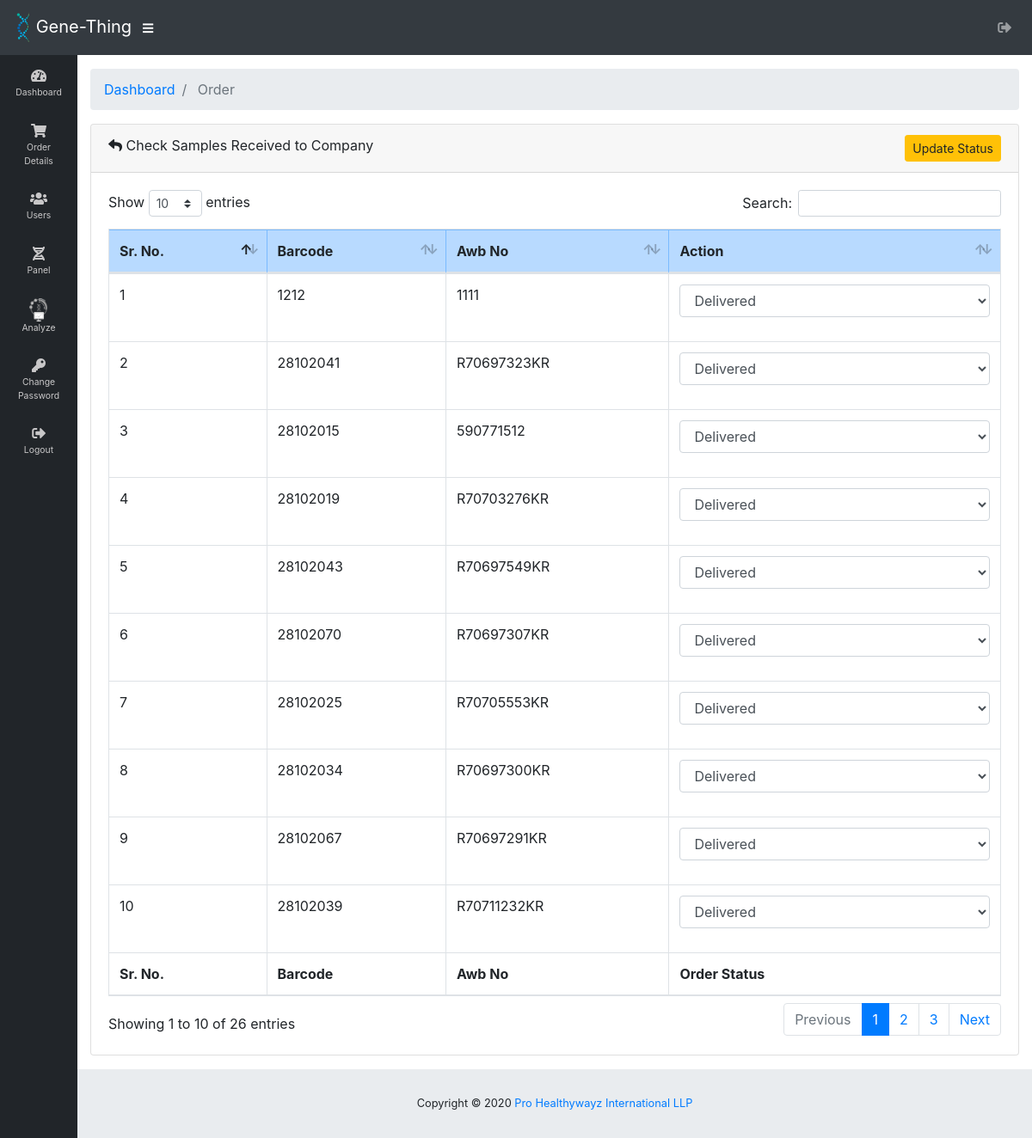
/HealthyWayz/recieved_to_company.php (signed in), run on the app's committed database.
### tables this page shows
CREATE TABLE `user_details` (
  `id` int(255) NOT NULL,
  `user_id` varchar(255) NOT NULL,
  `name` varchar(255) NOT NULL,
  `email` varchar(255) NOT NULL,
  `contact_no` varchar(255) NOT NULL,
  `dob` date NOT NULL,
  `gender` varchar(255) NOT NULL,
  `organisation` varchar(255) NOT NULL,
  `designation` varchar(255) NOT NULL,
  `address` text NOT NULL,
  `city` varchar(255) NOT NULL,
  `country` varchar(255) NOT NULL,
  `pincode` varchar(255) NOT NULL,
  `photo` longblob,
  `weight` varchar(255) NOT NULL,
  `fat_percentage` varchar(255) NOT NULL,
  `rhr` varchar(255) NOT NULL,
  `bmi` varchar(255) NOT NULL,
  `blood_group` varchar(255) NOT NULL,
  `physical_activity` varchar(255) NOT NULL,
  `type_of_exercises` varchar(255) NOT NULL,
  `exercise_details` varchar(255) NOT NULL,
  `diet_preference` varchar(255) NOT NULL,
  `eat_out` varchar(255) NOT NULL,
  `consume_packaged_foods` varchar(255) NOT NULL,
  `food_sensitivities` varchar(255) NOT NULL,
  `supplements` varchar(255) NOT NULL,
  `water_intake` varchar(255) NOT NULL,
  `consume_tobacco` varchar(255) NOT NULL,
  `consume_alcohol` varchar(255) NOT NULL,
  `sleep` varchar(255) NOT NULL,
  `improve_health` varchar(255) NOT NULL,
  `improve_health_details` varchar(255) NOT NULL,
  `hemoglobin_count` varchar(255) NOT NULL,
  `rbc_count` varchar(255) NOT NULL,
  `pcv_count` varchar(255) NOT NULL,
  `mcv_count` varchar(255) NOT NULL,
  `mch_count` varchar(255) NOT NULL,
  `mchc_count` varchar(255) NOT NULL,
  `rdw_count` varchar(255) NOT NULL,
  `total_wbc_count` varchar(255) NOT NULL,
  `absolute_neutrophil_count` varchar(255) NOT NULL,
  `absolute_lymphocyte_count` varchar(255) NOT NULL,
  `absolute_monocyte_count` varchar(255) NOT NULL,
  `absolute_eosinophil_count` varchar(255) NOT NULL,
  `absolute_basophile_count` varchar(255) NOT NULL,
  `neutrophils_count` varchar(255) NOT NULL,
  `lymphocytes_count` varchar(255) NOT NULL,
  `monocytes_count` varchar(255) NOT NULL,
  `eosinophils_count` varchar(255) NOT NULL,
  `basophils_count` varchar(255) NOT NULL,
  `platelet_count` varchar(255) NOT NULL,
  `mpv_count` varchar(255) NOT NULL,
  `pct_count` varchar(255) NOT NULL,
  `pdw_count` varchar(255) NOT NULL,
  `morphology_rbc` varchar(255) NOT NULL,
  `morphology_wbc` varchar(255) NOT NULL,
  `smea_platelet` varchar(255) NOT NULL,
  `esr_count` varchar(255) NOT NULL,
  `upload_report_description` text NOT NULL,
  `upload_report_document_type` varchar(255) NOT NULL,
  `upload_report` varchar(255) NOT NULL
);

### HealthyWayz/recieved_to_company.php (the view, shortened to what this page needs)
<!DOCTYPE html>
<html lang="en">
<head>
  <link href="vendor/fontawesome-free/css/all.min.css" rel="stylesheet" type="text/css">
  <link href="vendor/datatables/dataTables.bootstrap4.css" rel="stylesheet">
  <link href="css/sb-admin.css" rel="stylesheet">
</head>
<body id="page-top" class="sidebar-toggled">
  <?php include"includes/header.php"; ?>
  <div id="wrapper">
    <?php include"includes/sidebar.php"; ?>
    <div id="content-wrapper">
      <div class="container-fluid">
        <ol class="breadcrumb">
          <li class="breadcrumb-item">
            <a href="dashboard.php">Dashboard</a>
          </li>
          <li class="breadcrumb-item active"> Order</li>
        </ol>
        <form method ="post" >
	<div class="card mb-3">
		<div class="card-header">
			<i class="fa fa-reply" aria-hidden="true"></i>  Check Samples Received to Company
			<span class="float-right"> <button type="submit" name="submit" class="btn btn-sm btn-warning">Update Status</button></span>
		</div>
		<div class="card-body">
			<div class="table-responsive">
				<table class="table table-bordered" id="dataTable">
					<thead>
						<tr>
							<th>Sr. No.</th>
							<th>Barcode</th>
							<th>Awb No</th>
							<th>Action</th>
						</tr>
					</thead>
					<tfoot>
						<tr>
							<th>Sr. No.</th>
							<th>Barcode</th>
							<th>Awb No</th>
							<th>Order Status</th>
						</tr>
					</tfoot>
					<tbody>
					<?php
						$cnt=1;
						$qry = "select `login`.awb_number2,`login`.barcode,`login`.order_status,`login`.status,`login`.id,`login`.mobile_no ,
						`user_details`.user_id , `user_details`.address, `user_details`.city, `user_details`.country, `user_details`.pincode
						        from `login` inner join `user_details` on `user_details`.user_id =`login`.id and `login`.awb_number2 !='' and `login`.order_status ='Delivered'
						        where `login`.`role`='Users'
						        order by `login`.`id` desc";
						$res = $conn->query($qry);
						while($row = $res->fetch_assoc()) {
					?>	<tr>
						<td><?php echo $cnt++; ?></td>
						<td><?php echo $row["barcode"]; ?></td>
						<td><?php echo $row["awb_number2"]; ?></td>
						<td>
						  <div class="form-group">
                              <select class="form-control" id="order_status" name ="order_status[]" reuired>
                                <option value="Delivered" <?php if($row["order_status"]=="Delivered") echo"selected";  ?>>Delivered</option>
                              </select>
                            </div>
						</td>
						</tr>
					<?php
						}
					?>
					</tbody>
				</table>
			</div>
		</div>
	</div>
</form>
      </div>
      <?php include"includes/footer.php"; ?>
    </div>
  </div>
</body>
</html>

### data on the page
user_details: user.barcode "1212", user.awb_number2 "1111"
user_details: user.barcode "28102041", user.awb_number2 "R70697323KR"
user_details: user.barcode "28102015", user.awb_number2 "590771512"
user_details: user.barcode "28102019", user.awb_number2 "R70703276KR"
user_details: user.barcode "28102043", user.awb_number2 "R70697549KR"
user_details: user.barcode "28102070", user.awb_number2 "R70697307KR"
user_details: user.barcode "28102025", user.awb_number2 "R70705553KR"
user_details: user.barcode "28102034", user.awb_number2 "R70697300KR"
user_details: user.barcode "28102067", user.awb_number2 "R70697291KR"
user_details: user.barcode "28102039", user.awb_number2 "R70711232KR"
